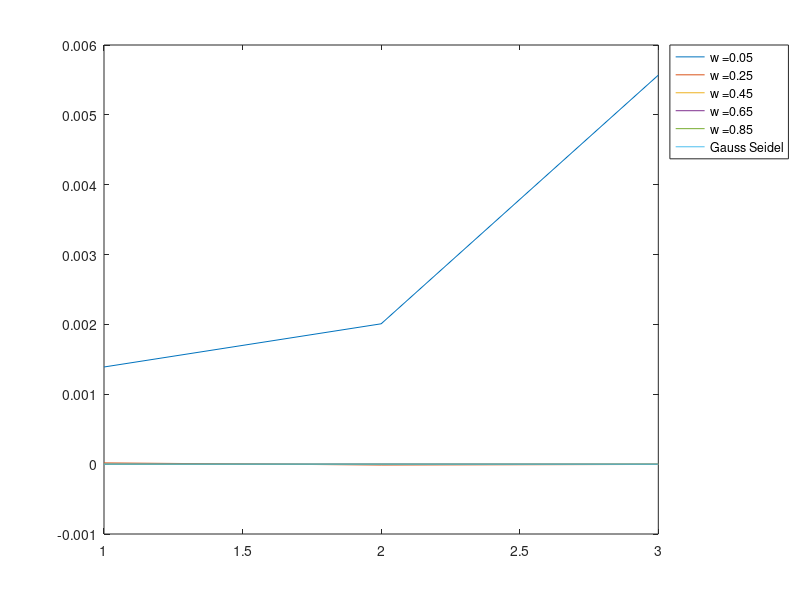

MATLAB code to generate this figure:
clearvars;
clc;
close all;

A = [1 1/2 1/3
    1/3 1 1/2
    1/2 1/3 1];
b = [11/18
    11/18
    11/18];



[n1,N] = size(A);
% N=input('N:');
% A=input('A:');
%w=input('w:');
% w=0:0.2:1
% A=reshape(A,[N,N]);
% A=A.'
% 
% b=input('b:');
% b=b';

L = zeros(N);
D = L;
U = D;

for i = 1:N
    for j=1:i-1
       L(i,j) = A(i,j); 
    end
    
    for j=i:i
       D(i,j) = A(i,j); 
    end
    
    for j=i+1:N
       U(i,j) = A(i,j); 
    end
    
end
L
D
U
I = eye(N);
act = (I/A)*b;
x0 = zeros(N,1);
% 
% 
%Richardson
err = act - x0;
lastx = x0;
cnt = 0;
while (norm(err) > 1e-6) && (cnt < 200)
    cnt = cnt + 1;
    
    x = (I - A)*lastx;
    x = x + b
    
    lastx = x;
    
    err = act - x;
    
end
disp(max(abs(eig(I-A))))
Richardson_cnt = cnt
Richardson_sol = x
% % 
% %Jacobi
err = act - x0;
lastx = x0;
cnt = 0;
while (norm(err) > 1e-6) && (cnt < 200)
    cnt = cnt + 1;
    
    x = -(I/D)*(L + U)*lastx;
    x = x + (I/D)*b
    
    lastx = x;
    
    err = act - x;
end
disp(max(abs(eig(-(I/D)*(L + U)))))
Jacobi_cnt = cnt
Jacobi_sol = x


%Gauss-Seidel
err = act - x0;
(I/(L + D))
lastx = x0;
cnt = 0;
while (norm(err) > 1e-6) && (cnt < 200)
    cnt = cnt + 1;

    x = -(I/(L + D))*(U)*lastx;
    x = x + (I/(L + D))*b
    
    lastx = x;
    
    err = act - x;
end
disp(max(abs(eig(-(I/(L + D))*U))))
Gauss_Seidel_cnt = cnt
Gauss_Seidel_sol = x
err_gs=err;
%plot(err)

%SOR

i=1;
str={}
ini=0.05
for w=ini:0.2:1

    err = act - x0;
    lastx = x0;
    cnt = 0;
    while (norm(err) > 1e-6) && (cnt < 50 )
        cnt = cnt + 1;

        x = (I/(D+w*L))*((1-w)*D - w*U)*lastx + w*(I/(D + w*L))*b;

        lastx = x;

        err = act - x;
    end

    if w==ini
        str = {strcat('w = ' , num2str(w))} ; % at the end of first loop, z being loop output
    else
        str = [str , strcat('w = ' , num2str(w))]; % after 2nd loop
    end
% plot your data
    %plot(x)
    %error plot below
    plot(err)
    hold on;
    
    w
    SOR = cnt
    SOR_sol = x
    
    
end
   
%plot your data
%plot(Gauss_Seidel_sol)
%error plot below
plot(err_gs)
str = [str , strcat('Gauss Seidel' )]; % after 2nd loop
legend(str{:})
legend('Location','northeastoutside')
%legend(str(0))
%ylabel('Error abs(Gauss Seidel - SOR)')
    SOR = cnt
    SOR_sol = x

%  ylim([-0.002 0.05])
%  xlim([0.9999 3.001])